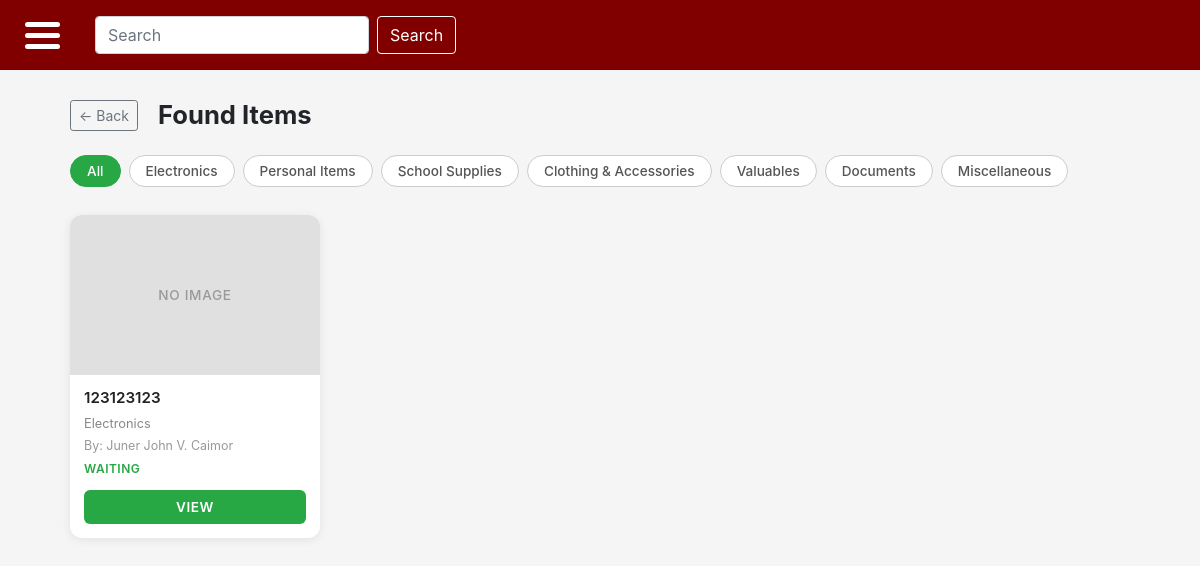
The page /found_items.php (signed in) on the database as committed earlier.
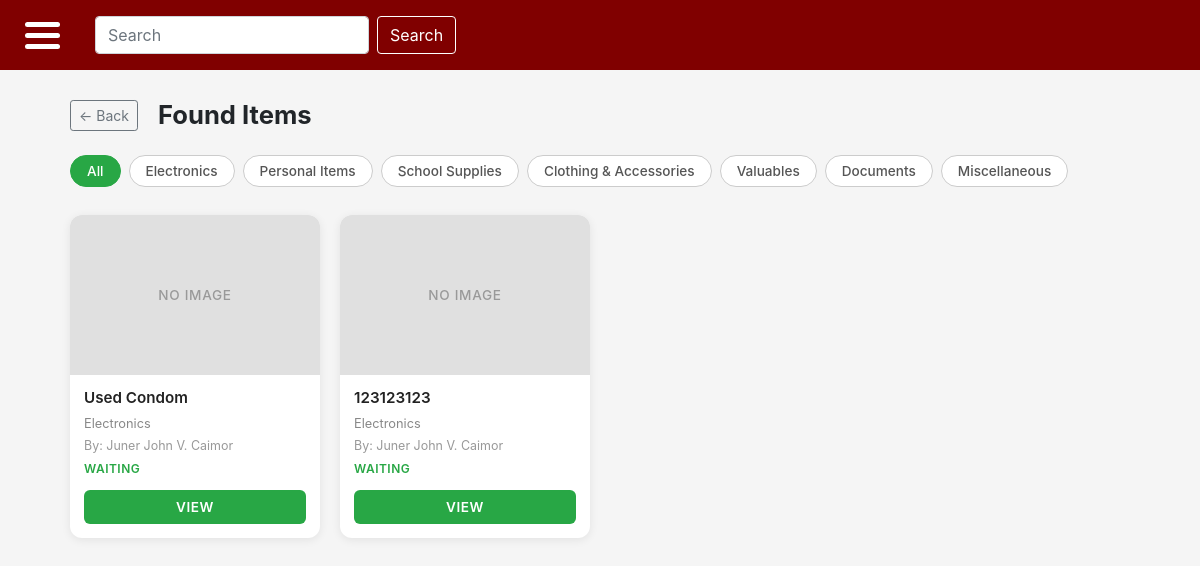
The same page on the database as committed later.
### tables this page shows
CREATE TABLE `category` (
  `category_id` int(11) NOT NULL,
  `categoryName` varchar(100) NOT NULL
);

CREATE TABLE `posts` (
  `post_id` int(11) NOT NULL,
  `user_id` int(11) DEFAULT NULL,
  `location_id` int(11) DEFAULT NULL,
  `specific_location` varchar(255) DEFAULT NULL,
  `category_id` int(11) DEFAULT NULL,
  `dropOff_id` int(11) DEFAULT NULL,
  `type` varchar(255) DEFAULT NULL,
  `itemName` varchar(255) DEFAULT NULL,
  `publicDescription` varchar(255) DEFAULT NULL,
  `privateDetails` varchar(255) DEFAULT NULL,
  `currentStatus` varchar(20) DEFAULT 'PENDING',
  `dateReported` datetime DEFAULT current_timestamp(),
  `expirationDate` datetime DEFAULT NULL
);

CREATE TABLE `users` (
  `user_id` int(11) NOT NULL,
  `full_name` varchar(255) DEFAULT NULL,
  `institutionalEmail` varchar(255) DEFAULT NULL,
  `password` varchar(255) NOT NULL,
  `is_admin` tinyint(1) DEFAULT 0
);

### found_items.php (the view, shortened to what this page needs)
<?php
require_once 'connect.php';
$categories = $connection->query("SELECT category_id, categoryName FROM category");
$cats = [];
while ($row = $categories->fetch_assoc()) {
    $cats[] = $row;
}
$selected_cat = isset($_GET['category_id']) ? (int)$_GET['category_id'] : 0;
if ($selected_cat > 0) {
    $stmt = $connection->prepare(
        "SELECT p.post_id, p.itemName, p.publicDescription, p.currentStatus, p.dateReported,
            c.categoryName, u.full_name
         FROM posts p
         JOIN category c ON p.category_id = c.category_id
         JOIN users u ON p.user_id = u.user_id
         WHERE p.type = 'FOUND' AND p.category_id = ?
         ORDER BY p.dateReported DESC"
    );
    $stmt->bind_param("i", $selected_cat);
    $stmt->execute();
    $posts = $stmt->get_result();
} else {
    $posts = $connection->query(
        "SELECT p.post_id, p.itemName, p.publicDescription, p.currentStatus, p.dateReported,
            c.categoryName, u.full_name
         FROM posts p
         JOIN category c ON p.category_id = c.category_id
         JOIN users u ON p.user_id = u.user_id
         WHERE p.type = 'FOUND'
         ORDER BY p.dateReported DESC"
    );
}
?>
<?php require_once 'header_footer/main-header.php'; ?>
<div class="page-wrapper">
    <div class="page-header" style="gap: 12px; align-items: center; display: flex; margin-bottom: 24px;">
    <a href="dashboard.php" class="btn btn-outline-secondary btn-sm" style="margin-right: 8px;">← Back</a>
    <h2 style="margin: 0;">Found Items</h2>
    </div>
    <div class="category-filter">
        <a href="found_items.php" class="cat-btn <?= $selected_cat === 0 ? 'active' : '' ?>">All</a>
        <?php foreach ($cats as $cat): ?>
            <a href="found_items.php?category_id=<?= $cat['category_id'] ?>"
               class="cat-btn <?= $selected_cat === (int)$cat['category_id'] ? 'active' : '' ?>">
                <?= htmlspecialchars($cat['categoryName']) ?>
            </a>
        <?php endforeach; ?>
    </div>
    <?php if ($posts->num_rows === 0): ?>
        <div class="empty-state">No found items reported yet.</div>
    <?php else: ?>
        <div class="card-grid">
            <?php while ($post = $posts->fetch_assoc()): ?>
                <div class="item-card">
                    <div class="item-card-image">NO IMAGE</div>
                    <div class="item-card-body">
                        <div class="item-card-name">
                            <?= htmlspecialchars($post['itemName'] ?? 'No item name') ?>
                        </div>
                        <div class="item-card-meta" style="color:#888; font-size:0.8rem;"><?= htmlspecialchars($post['categoryName']) ?></div>
                        <div class="item-card-meta">By: <?= htmlspecialchars($post['full_name'] ?? 'Unknown') ?></div>
                        <div class="item-card-status"><?= htmlspecialchars($post['currentStatus']) ?></div>
                    </div>
                    <div class="item-card-footer">
                        <a href="view_post.php?post_id=<?= $post['post_id'] ?>" class="btn-view">VIEW</a>
                    </div>
                </div>
            <?php endwhile; ?>
        </div>
    <?php endif; ?>
</div>
<?php require_once 'header_footer/footer.php'; ?>

Rows that differ between the two databases and show on the page:
added posts: itemName "Used Condom", category.categoryName "Electronics", user.full_name "Juner John V. Caimor", currentStatus "WAITING"
